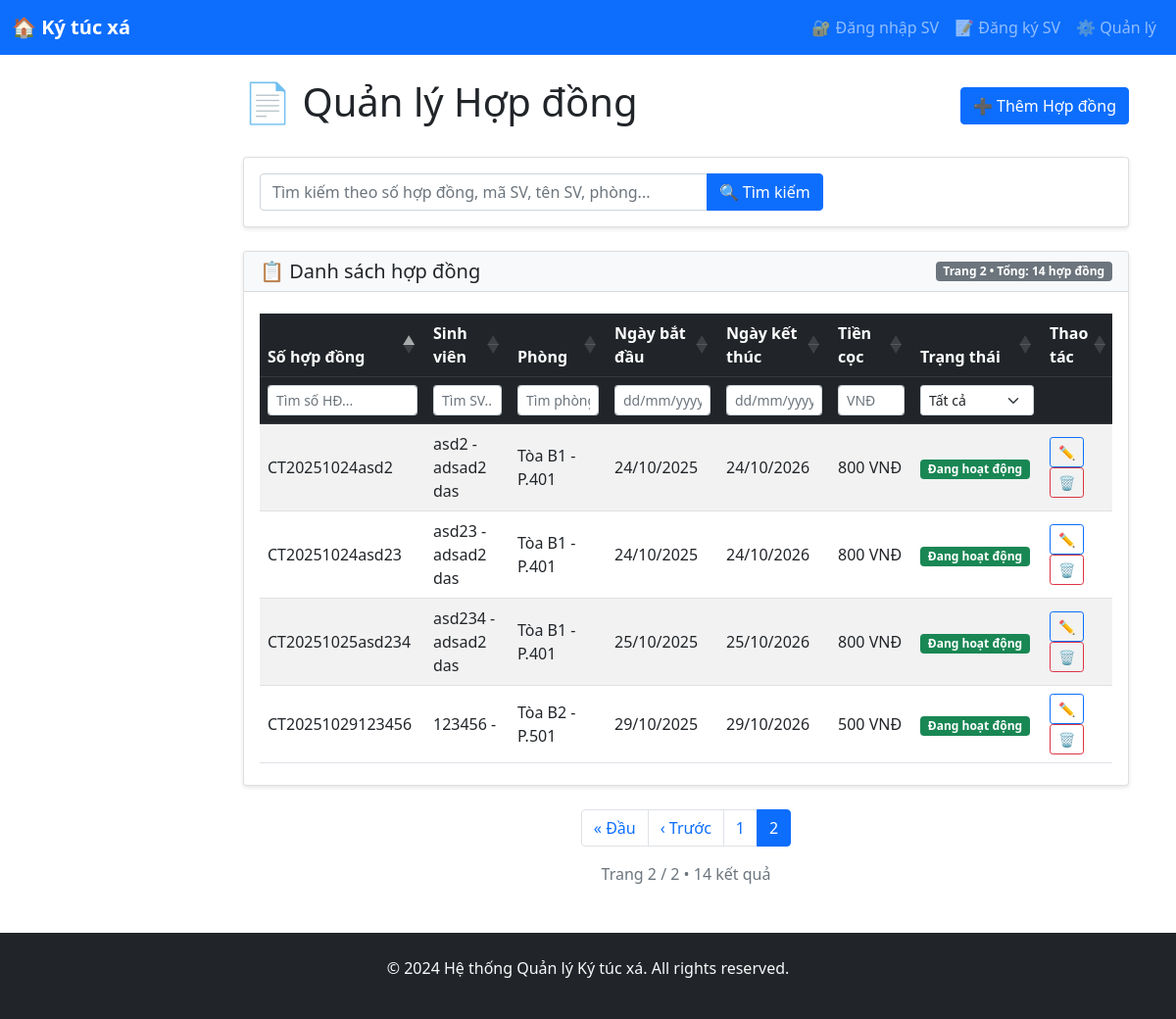
The page /contracts/?page=2 on the database as committed earlier.
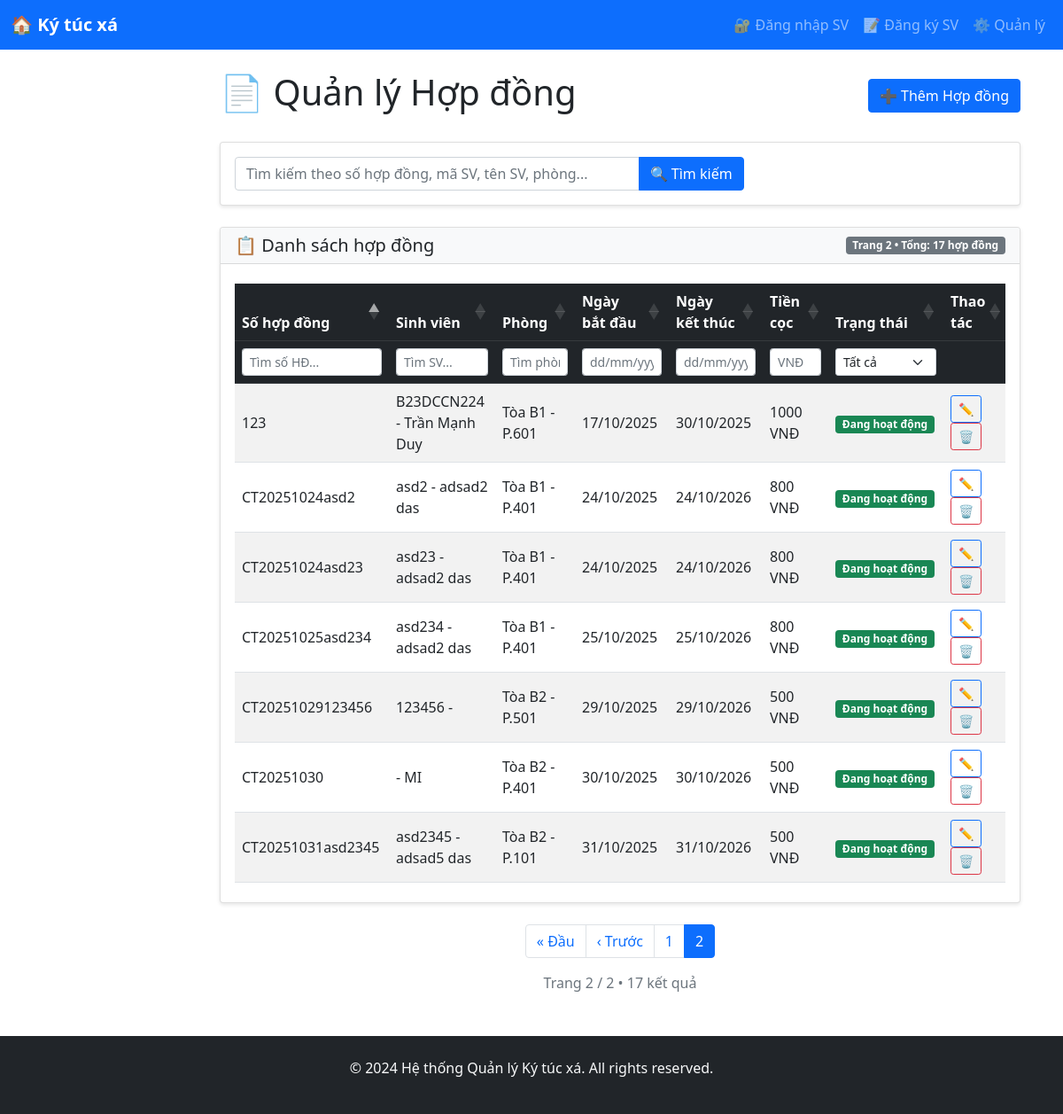
The same page on the database as committed later.
### dormitory/models.py (models this page shows, shortened)
class Contract(models.Model):
    contract_number = models.CharField(max_length=20, unique=True)
    student = models.ForeignKey(Student, on_delete=models.CASCADE)
    room = models.ForeignKey(Room, on_delete=models.CASCADE)
    start_date = models.DateField()
    end_date = models.DateField()
    deposit = models.DecimalField(max_digits=10, decimal_places=2)
    status_choices = (
        ('active', 'Đang hoạt động'),
        ('expired', 'Đã hết hạn'),
        ('terminated', 'Đã chấm dứt'),
    )
    status = models.CharField(max_length=20, choices=status_choices, default='active')
    created_at = models.DateTimeField(auto_now_add=True)

class Student(models.Model):
    user = models.OneToOneField(CustomUser, on_delete=models.CASCADE)
    student_id = models.CharField(max_length=20, unique=True)
    university = models.CharField(max_length=200)
    faculty = models.CharField(max_length=100)
    course = models.CharField(max_length=50)
    full_name = models.CharField(max_length=100, blank=True)
    date_of_birth = models.DateField(null=True, blank=True)

class Room(models.Model):
    room_number = models.CharField(max_length=10)
    building = models.ForeignKey(Building, on_delete=models.CASCADE)
    room_type = models.ForeignKey(RoomType, on_delete=models.CASCADE)
    floor = models.IntegerField()
    status_choices = (
        ('available', 'Còn trống'),
        ('occupied', 'Đã thuê'),
        ('maintenance', 'Bảo trì'),
    )
    status = models.CharField(max_length=20, choices=status_choices, default='available')
    current_occupancy = models.IntegerField(default=0)
    notes = models.TextField(blank=True)
    class Meta:
        unique_together = ['building', 'room_number']

class Building(models.Model):
    name = models.CharField(max_length=100)
    address = models.TextField()
    total_floors = models.IntegerField()
    description = models.TextField(blank=True)
    created_at = models.DateTimeField(auto_now_add=True)

### dormitory/views.py (the view, shortened to what this page needs)
# urls.py: path('contracts/', views.contract_list, name='contract_list'),
def contract_list(request):
    contracts = Contract.objects.select_related('student', 'room').all()
    search_query = request.GET.get('search', '')
    paginator = Paginator(contracts, 10)
    page_number = request.GET.get('page')
    page_obj = paginator.get_page(page_number)
    return render(request, 'dormitory/contract_list.html', {
        'page_obj': page_obj,
        'search_query': search_query
    })

### dormitory/templates/dormitory/contract_list.html (shortened to what the changed rows need)
{% extends 'base.html' %}
{% block content %}
<div class="d-flex justify-content-between align-items-center mb-4">
    <h1>📄 Quản lý Hợp đồng</h1>
    <a href="{% url 'contract_create' %}" class="btn btn-primary">➕ Thêm Hợp đồng</a>
</div>
<div class="card mb-4">
    <div class="card-body">
    </div>
</div>
<div class="card">
    <div class="card-header bg-light">
        <div class="d-flex justify-content-between align-items-center">
            <h5 class="mb-0">📋 Danh sách hợp đồng</h5>
            <span class="badge bg-secondary">
                Trang {{ page_obj.number }} • Tổng: {{ page_obj.paginator.count }} hợp đồng
            </span>
        </div>
    </div>
    <div class="card-body">
        <div class="table-responsive">
            <table id="contractTable" class="table table-striped table-hover align-middle">
                <thead class="table-dark">
                <tr>
                    <th>Số hợp đồng</th>
                    <th>Sinh viên</th>
                    <th>Phòng</th>
                    <th>Ngày bắt đầu</th>
                    <th>Ngày kết thúc</th>
                    <th>Tiền cọc</th>
                    <th>Trạng thái</th>
                    <th>Thao tác</th>
                </tr>
                <tr class="bg-light">
                    <th><input type="text" class="form-control form-control-sm column-filter" placeholder="Tìm số HĐ..."></th>
                    <th><input type="text" class="form-control form-control-sm column-filter" placeholder="Tìm SV..."></th>
                    <th><input type="text" class="form-control form-control-sm column-filter" placeholder="Tìm phòng..."></th>
                    <th><input type="text" class="form-control form-control-sm column-filter" placeholder="dd/mm/yyyy"></th>
                    <th><input type="text" class="form-control form-control-sm column-filter" placeholder="dd/mm/yyyy"></th>
                    <th><input type="text" class="form-control form-control-sm column-filter" placeholder="VNĐ"></th>
                    <th>
                    <select class="form-select form-select-sm column-filter">
                        <option value="">Tất cả</option>
                    </select>
                    </th>
                    <th></th>
                </tr>
                </thead>
                <tbody>
                {% for contract in page_obj %}
                <tr>
                    <td>{{ contract.contract_number }}</td>
                    <td>
                    {{ contract.student.student_id }} -
                    {% if contract.student.full_name %}
                        {{ contract.student.full_name }}
                    {% else %}
                        {{ contract.student.user.get_full_name }}
                    {% endif %}
                    </td>
                    <td>{{ contract.room.building.name }} - P.{{ contract.room.room_number }}</td>
                    <td>{{ contract.start_date|date:"d/m/Y" }}</td>
                    <td>{{ contract.end_date|date:"d/m/Y" }}</td>
                    <td>{{ contract.deposit|floatformat:0 }} VNĐ</td>
                    <td>
                    <span class="badge
                        {% if contract.status == 'active' %}bg-success
                        {% elif contract.status == 'expired' %}bg-danger
                        {% else %}bg-warning text-dark{% endif %}">
                        {{ contract.get_status_display }}
                    </span>
                    </td>
                    <td>
                    <a href="{% url 'contract_edit' contract.pk %}" class="btn btn-sm btn-outline-primary">✏️</a>
                    <a href="{% url 'contract_delete' contract.pk %}" class="btn btn-sm btn-outline-danger">🗑️</a>
                    </td>
                </tr>
                {% endfor %}
                </tbody>
            </table>
        </div>
    </div>
</div>
{% if page_obj.paginator.num_pages > 1 %}
<nav aria-label="Page navigation" class="mt-4">
    <ul class="pagination justify-content-center">
        {% if page_obj.has_previous %}
            <li class="page-item">
                <a class="page-link" href="?page=1{% if search_query %}&search={{ search_query }}{% endif %}">« Đầu</a>
            </li>
            <li class="page-item">
                <a class="page-link" href="?page={{ page_obj.previous_page_number }}{% if search_query %}&search={{ search_query }}{% endif %}">‹ Trước</a>
            </li>
        {% endif %}
        {% for num in page_obj.paginator.page_range %}
            {% if page_obj.number == num %}
                <li class="page-item active">
                    <span class="page-link">{{ num }}</span>
                </li>
            {% elif num > page_obj.number|add:'-3' and num < page_obj.number|add:'3' %}
                <li class="page-item">
                    <a class="page-link" href="?page={{ num }}{% if search_query %}&search={{ search_query }}{% endif %}">{{ num }}</a>
                </li>
            {% endif %}
        {% endfor %}
    </ul>
</nav>
<div class="text-center text-muted mt-2">
    Trang {{ page_obj.number }} / {{ page_obj.paginator.num_pages }}
    • {{ page_obj.paginator.count }} kết quả
</div>
{% endif %}
<link rel="stylesheet" href="https://cdn.datatables.net/1.13.6/css/dataTables.bootstrap5.min.css">
{% endblock %}

Rows that differ between the two databases and show on the page:
added Contract: contract_number "CT20251030", student.full_name "MI", room.building.name "Tòa B2", room.room_number "401", start_date "30/10/2025", end_date "30/10/2026", deposit "500", status "Đang hoạt động"
added Contract: contract_number "CT20251031asd2345", student.student_id "asd2345", student.full_name "adsad5 das", room.building.name "Tòa B2", room.room_number "101", start_date "31/10/2025", end_date "31/10/2026", deposit "500", status "Đang hoạt động"
added Contract: contract_number "123", student.student_id "B23DCCN224", student.full_name "Trần Mạnh Duy", room.building.name "Tòa B1", room.room_number "601", start_date "17/10/2025", end_date "30/10/2025", deposit "1000", status "Đang hoạt động"
Other text that changed with them:
{{ page_obj.paginator.count }}: "14" → "17"
